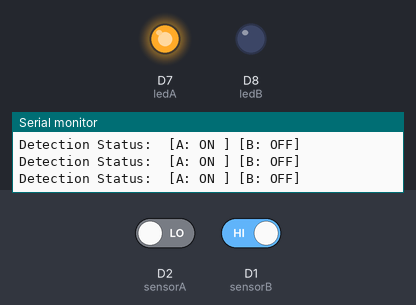
This sketch was run on a simulated ESP8266 (Wemos D1 mini). On the bench: output pins drawn as LEDs (lit = HIGH), the last lines printed to the serial monitor. The inputs (shaded band) are chosen by the test bench; at power-on: D1 (sensorB) HIGH, D2 (sensorA) LOW.

Above: at 1.7 s.
1.8 s: D1 (sensorB) driven LOW
At 2.4 s:
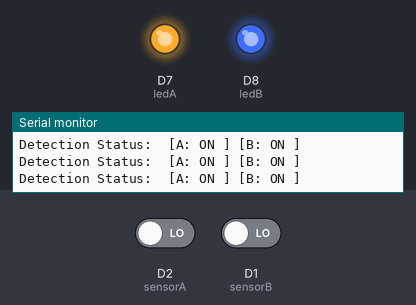
3.3 s: D2 (sensorA) driven HIGH
At 4.5 s:
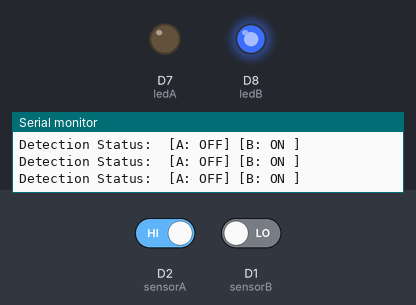
4.8 s: D2 (sensorA) driven LOW
At 5.9 s:
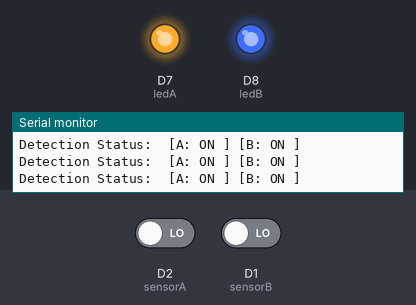
6.3 s: D1 (sensorB) driven HIGH
At 7.0 s:
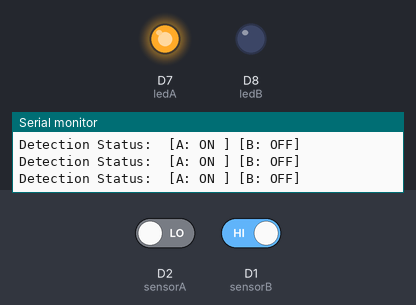
Timing chart, 0 to 8.8 s (numbered marks = the images above; inputs shaded):
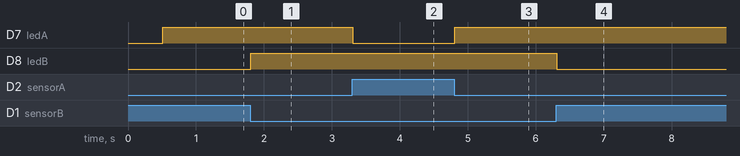

The sketch:

8266_Hall_Effect_Test.ino
```cpp
/*
 * Wemos D1 Mini - Dual Hall Effect Magnet Detector
 * ----------------------------------------------
 * This sketch monitors two Hall Effect sensors and triggers LEDs
 * to help you align your magnets for quadrature encoding.
 * * Connections:
 * Sensor A: Pin D2 (GPIO4) -> Triggers LED A: Pin D7
 * Sensor B: Pin D1 (GPIO5) -> Triggers LED B: Pin D8
 * * Logic:
 * - A3144 Sensors: Output LOW when a magnet is detected.
 * - LEDs: Connected to Ground, so they turn ON when the pin is HIGH.
 */

// Pin Definitions
const int sensorA = D2;
const int sensorB = D1;
const int ledA    = D7;
const int ledB    = D8;

void setup() {
  // Serial Monitor setup at 115200 baud
  Serial.begin(115200);
  delay(500); // Short pause for Serial to stabilize

  Serial.println("");
  Serial.println("======================================");
  Serial.println("  Hall Effect Sensor Alignment Tool   ");
  Serial.println("  Sensor A: D2 | Sensor B: D1         ");
  Serial.println("======================================");

  // Configure Hall Sensors
  // Ensure your 10k ohm pull-up resistors are connected to 3.3V
  pinMode(sensorA, INPUT);
  pinMode(sensorB, INPUT);

  // Configure LED Pins
  pinMode(ledA, OUTPUT);
  pinMode(ledB, OUTPUT);

  // Ensure LEDs start in the OFF state
  digitalWrite(ledA, LOW);
  digitalWrite(ledB, LOW);
}

void loop() {
  // Read the sensors (A3144 is Active LOW)
  bool magnetA = (digitalRead(sensorA) == LOW);
  bool magnetB = (digitalRead(sensorB) == LOW);

  // Turn LEDs ON if a magnet is detected
  digitalWrite(ledA, magnetA ? HIGH : LOW);
  digitalWrite(ledB, magnetB ? HIGH : LOW);

  // Print detection events to the Serial Monitor
  if (magnetA || magnetB) {
    Serial.print("Detection Status: ");
    Serial.print(" [A: ");
    Serial.print(magnetA ? "ON ]" : "OFF]");
    Serial.print(" [B: ");
    Serial.print(magnetB ? "ON ]" : "OFF]");
    Serial.println("");
  }

  // Small delay to keep the Serial Monitor readable
  delay(20);
}
```

Measured:
- after the input at 1.8 s, D8 (ledB): LOW → HIGH at once
- after the input at 3.3 s, D7 (ledA): HIGH → LOW at once
- after the input at 4.8 s, D7 (ledA): LOW → HIGH at once
- after the input at 6.3 s, D8 (ledB): HIGH → LOW at once
